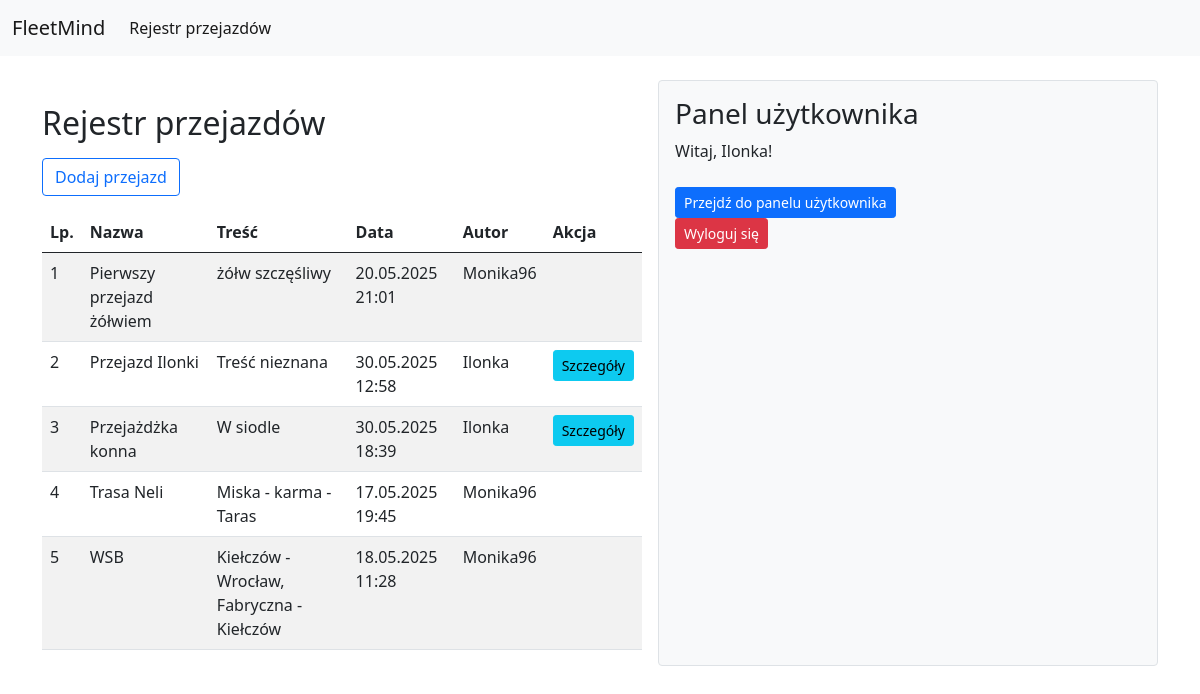
Screenshot of /posts/ (signed in) with the database file from the repository.
### Fleet/models.py (models this page shows, shortened)
class Post(models.Model):
    title = models.CharField(
        max_length=200,
        help_text="Tytuł posta (maks. 200 znaków)"
    )
    content = models.TextField(
        help_text="Treść posta"
    )
    create_at = models.DateTimeField(
        auto_now_add=True,
        help_text="Data i czas utworzenia posta (ustawiane automatycznie)"
    )
    author = models.ForeignKey(
        User,
        on_delete=models.CASCADE,
        help_text="Autor posta (odniesienie do modelu User)"
    )
    distance = models.FloatField(
        blank=True,
        null=True,
        help_text="Dystans (np. w kilometrach); pole opcjonalne"
    )
    start_location = models.CharField(
        max_length=255,
        blank=True,
        null=True,
        help_text="Punkt początkowy podróży; pole opcjonalne"
    )
    end_location = models.CharField(
        max_length=255,
        blank=True,
        null=True,
        help_text="Punkt końcowy podróży; pole opcjonalne"
    )
    travel_time = models.DurationField(
        blank=True,
        null=True,
        help_text="Czas podróży; pole opcjonalne"
    )
    vehicle = models.CharField(
        max_length=100,
        blank=True,
        null=True,
        help_text="Informacja o pojeździe; pole opcjonalne"
    )

class Profile(models.Model):
    user = models.OneToOneField(User, on_delete=models.CASCADE)
    display_name = models.CharField(max_length=50, blank=True, null=True)

### Fleet/views/post_views.py (the view)
# urls.py: path('posts/', post_list, name='post_list'),
@login_required
def post_list(request):
    sort_field = request.GET.get('sort', 'title')
    direction = request.GET.get('direction', 'asc')
    order_prefix = '' if direction == 'asc' else '-'
    posts = Post.objects.all().order_by(order_prefix + sort_field)
    for post in posts:
        post.show_details = post.author == request.user
    return render(request, 'Fleet/post_list.html', {
        'posts': posts,
        'current_sort': sort_field,
        'current_direction': direction,
    })

### Fleet/templates/Fleet/post_list.html (shortened to what this page needs)
{% extends "Fleet/base.html" %}
{% load static %}
{% block content %}
<div class="mt-4">
  <h2 class="mb-3">Rejestr przejazdów</h2>
  <a class="btn btn-outline-primary mb-3" href="{% url 'create_post' %}">Dodaj przejazd</a>
  <table id="ridesTable" class="table table-striped table-hover">
    <thead>
      <tr>
        <th>Lp.</th>
        <th>Nazwa</th>
        <th>Treść</th>
        <th>Data</th>
        <th>Autor</th>
        <th>Akcja</th>
      </tr>
    </thead>
    <tbody>
      {% for post in posts %}
      <tr id="post-{{ post.id }}">
        <td>{{ forloop.counter }}</td>
        <td>{{ post.title }}</td>
        <td>{{ post.content }}</td>
        <td>{{ post.create_at|date:"d.m.Y H:i" }}</td>
        <td>{{ post.author.profile.display_name }}</td>
        <td>
          {% if post.author == request.user %}
              <button class="btn btn-sm btn-info" data-bs-toggle="modal" data-bs-target="#detailModal"
                      data-id="{{ post.id }}"
                      data-title="{{ post.title }}"
                      data-content="{{ post.content }}"
                      data-create_at="{{ post.create_at|date:'d.m.Y H:i' }}"
                      data-author="{{ post.author.profile.display_name }}"
                      data-distance="{{ post.distance }}"
                      data-start_location="{{ post.start_location }}"
                      data-end_location="{{ post.end_location }}"
                      data-travel_time="{{ post.travel_time }}"
                      data-vehicle="{{ post.vehicle }}">
                  Szczegóły
              </button>
          {% endif %}
        </td>
      </tr>
      {% empty %}
      <tr>
        <td colspan="6" class="text-center">Brak przejazdów.</td>
      </tr>
      {% endfor %}
    </tbody>
  </table>
</div>
{% endblock %}

### Fleet/templates/Fleet/base.html (shortened to what this page needs)
<!doctype html>
<html lang="pl">
{% load static %}
  <head>
    <link href="https://cdnjs.cloudflare.com/ajax/libs/bootstrap/5.0.2/css/bootstrap.min.css" rel="stylesheet">
    <link rel="stylesheet" href="https://cdn.datatables.net/1.13.4/css/jquery.dataTables.min.css" />
    <link rel="stylesheet" type="text/css" href="{% static 'css/style.css' %}">
    <link rel="stylesheet" href="https://cdn.jsdelivr.net/npm/bootstrap-icons/font/bootstrap-icons.css">
  </head>
  <body>
    <nav class="navbar navbar-expand-lg navbar-light bg-light">
      <div class="container-fluid">
        <a class="navbar-brand" href="{% url 'post_list' %}">FleetMind</a>
        <div class="collapse navbar-collapse" id="navbarNavDropdown">
          <ul class="navbar-nav">
            <li class="nav-item">
              <a class="nav-link active" aria-current="page" href="{% url 'post_list' %}">Rejestr przejazdów</a>
            </li>
          </ul>
        </div>
      </div>
    </nav>
    <div class="container d-flex mt-4">
      <div class="main-content flex-grow-1">
        {% block content %}{% endblock %}
      </div>
      {% block sidebar %}
      <div class="user-panel ms-3 p-3 bg-light border rounded" style="width: 250px;">
        {% if user.is_authenticated %}
          <h3>Panel użytkownika</h3>
          <p>Witaj, {{ user.profile.display_name|default:"Nie ustawiono nicku" }}!</p>
          <a href="{% url 'user_panel' %}" class="btn btn-primary btn-sm mt-2">Przejdź do panelu użytkownika</a>
          <form method="post" action="{% url 'logout' %}">
            <button type="submit" class="btn btn-danger btn-sm">Wyloguj się</button>
          </form>
        {% else %}
          <p><a href="{% url 'login' %}" class="btn btn-success">Zaloguj się</a></p>
        {% endif %}
      </div>
      {% endblock %}
    </div>
  </body>
</html>

### Fleet/static/css/style.css (style rules this page uses)
.container { display: flex; justify-content: space-between; }
.main-content { flex: 3; }
.user-panel { flex: 1; padding: 20px; background-color: #f8f9fa; border-left: 2px solid #ddd; min-width: 250px; }
.table { width: 100%; min-width: 600px; }

### rows the page displays
Post: title "Pierwszy przejazd żółwiem", content "żółw szczęśliwy", create_at "20.05.2025 21:01", author.profile.display_name "Monika96"
Post: title "Przejazd Ilonki", content "Treść nieznana", create_at "30.05.2025 12:58", author.profile.display_name "Ilonka"
Post: title "Przejażdżka konna", content "W siodle", create_at "30.05.2025 18:39", author.profile.display_name "Ilonka"
Post: title "Trasa Neli", content "Miska - karma - Taras", create_at "17.05.2025 19:45", author.profile.display_name "Monika96"
Post: title "WSB", content "Kiełczów - Wrocław, Fabryczna - Kiełczów", create_at "18.05.2025 11:28", author.profile.display_name "Monika96"

### other values shown
{{ user.profile.display_name|default:"Nie ustawiono nicku" }} "Ilonka"
